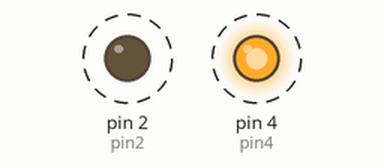
The sketch below on a simulated Arduino Uno, built with avr-gcc and run on an emulated ATmega328P. Shown: output pins drawn as LEDs (lit = HIGH). Dashed ring = blinking.

Above: at 0.5 s.
Timing chart, 0 to 4.6 s (numbered marks = the images above):
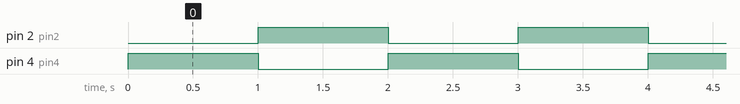

The sketch:

External_LED.ino
```cpp
int pin2 = 2;
int pin4 = 4;

void setup() {
  pinMode(pin2, OUTPUT);
  pinMode(pin4, OUTPUT);
}

void loop() {
  digitalWrite(pin4, HIGH);
  digitalWrite(pin2, LOW);
  delay(1000);
  digitalWrite(pin4, LOW);
  digitalWrite(pin2, HIGH);
  delay(1000);
}
```

Measured:
- by itself, pin 2 (pin2), pin 4 (pin4): alternates HIGH for 1.0 s and LOW for 1.0 s
